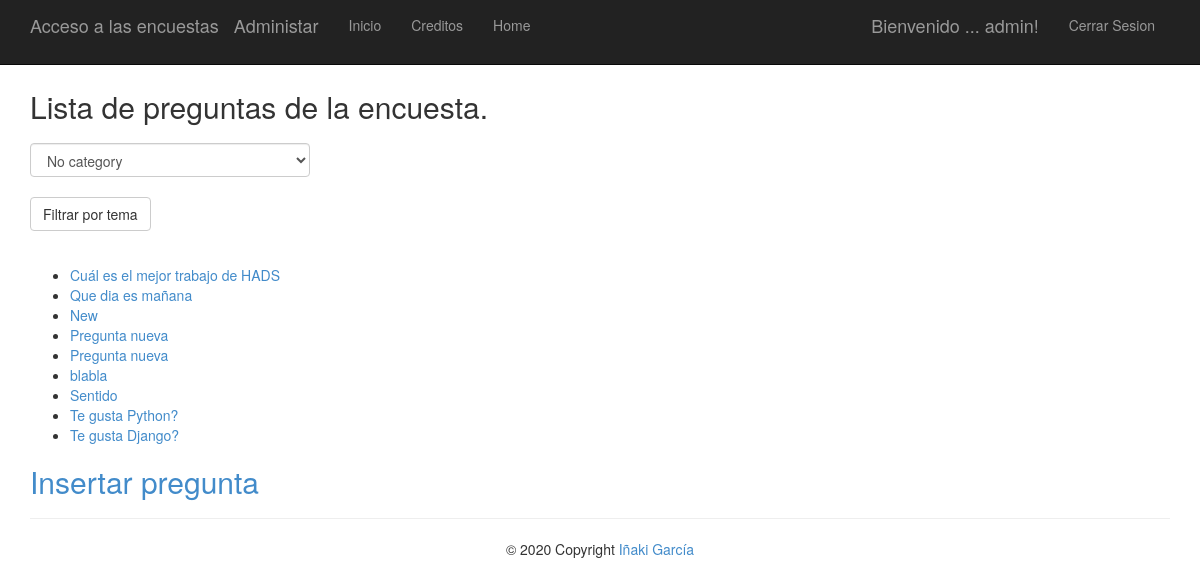
The page /polls/ (signed in) on the database its author committed.
### app/models.py (models this page shows)
class Question(models.Model):
    question_text = models.CharField(max_length=200)
    pub_date = models.DateTimeField('date published')
    category = models.CharField(max_length = 200, default="No category")

### app/views.py (the view)
# urls.py: url(r'^polls/', app.views.index, name='index'),
def index(request):
    if request.method == "POST":
        form = request.POST
        latest_question_list = Question.objects.filter(category=form.get("selectCategory", "")).order_by('-pub_date');
    else:
        latest_question_list = Question.objects.order_by('-pub_date')
    category_list = list(Question.objects.values('category').distinct())
    template = loader.get_template('polls/index.html')
    context = {
                'title':'Lista de preguntas de la encuesta',
                'latest_question_list': latest_question_list,
                'category_list': category_list,
              }
    return render(request, 'polls/index.html', context)

### app/templates/polls/index.html (shortened to what this page needs)
﻿{% extends "app/layout.html" %}
{% block content %}
<h2>{{ title }}.</h2>
{% if category_list %}
<form  method="post" class="post-form"> {% csrf_token %}
    <select class="form-control" name="selectCategory">
    {%for category in category_list %}
        <option value="{{category.category}}">{{category.category}}</option>
    {% endfor %}
    </select>
    <br />
    <input type="submit" value="Filtrar por tema" class="btn btn-default"/>
</form>
<br />
{% else %}
    <p>No polls are available.</p>
{% endif %}
{% if latest_question_list %}
    <ul>
    {% for question in latest_question_list %}
        <li><a href="{% url 'detail' question.id %}">{{ question.question_text }}</a></li>
    {% endfor %}
    </ul>
{% else %}
    <p>No polls are available.</p>
{% endif %}
{% if request.user.is_authenticated %}
<a href="{% url 'add' %}"><h2>Insertar pregunta</h2></a>
{% endif %}
{% endblock %}

### app/templates/app/loginpartial.html (shortened to what this page needs)
{% if user.is_authenticated %}
<form id="logoutForm" action="/logout" method="post" class="navbar-right">
    <ul class="nav navbar-nav navbar-right">
        <li><span class="navbar-brand">Bienvenido ... {{ user.username }}!</span></li>
        <li><a href="javascript:document.getElementById('logoutForm').submit()">Cerrar Sesion</a></li>
    </ul>
</form>
{% else %}
<ul class="nav navbar-nav navbar-right">
    <li><a href="{% url 'login' %}">Iniciar Sesion</a></li>
</ul>
{% endif %}

### app/static/app/content/site.css (style rules this page uses)
body { padding-top: 50px; padding-bottom: 20px; }
input, select, textarea { max-width: 280px; }

### rows shown on the page
Question: question_text "Cuál es el mejor trabajo de HADS"
Question: question_text "Que dia es mañana"
Question: question_text "New"
Question: question_text "Pregunta nueva"
Question: question_text "Pregunta nueva"
Question: question_text "blabla"
Question: question_text "Sentido"
Question: question_text "Te gusta Python?"
Question: question_text "Te gusta Django?"

### other values the page prints
{{ user.username }} "admin"
{{ title }} "Lista de preguntas de la encuesta"
form field selectCategory "No category"
